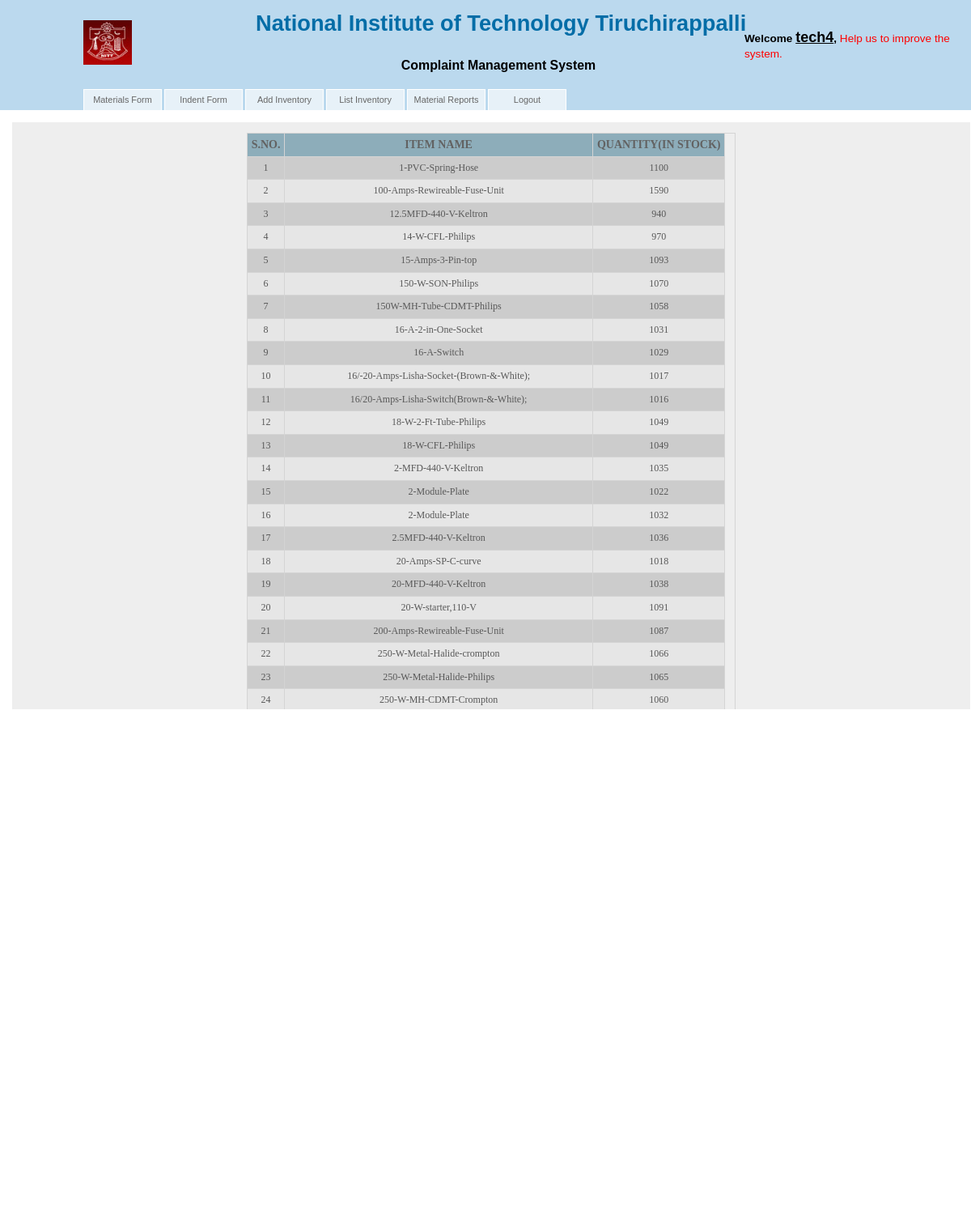
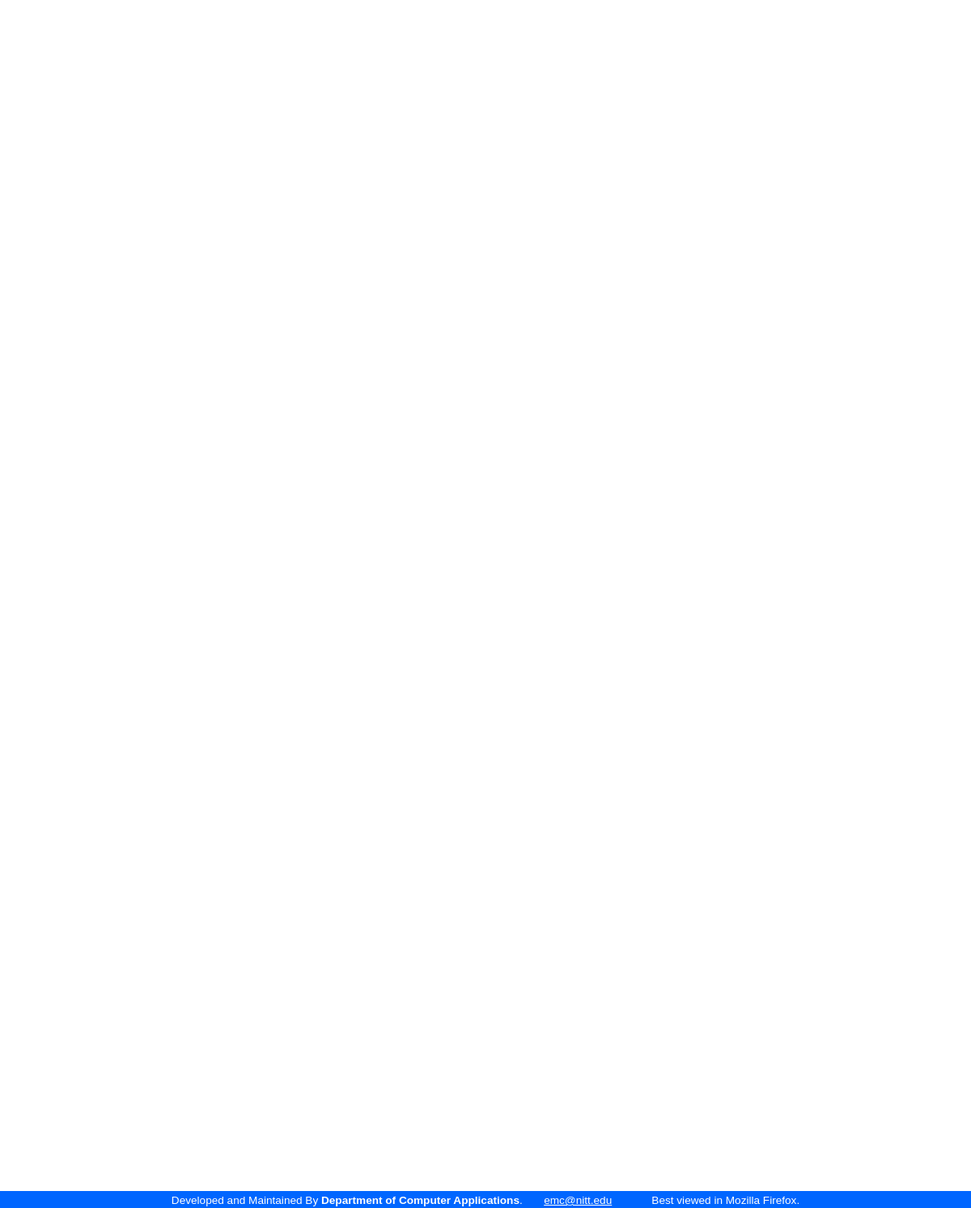
Page /final/listinventory.php (signed in) on the committed database (2 pictures, top to bottom).
### tables this page shows
CREATE TABLE IF NOT EXISTS `inventory` (
  `id` int(10) NOT NULL auto_increment,
  `item` longtext NOT NULL,
  `quantity` int(10) NOT NULL,
  PRIMARY KEY  (`id`)
);

### final/listinventory.php (the view, shortened to what this page needs)
<?php
require_once('conn.php');
?>
<?php
require_once('header.php');
?>
<div id="content">
<div id="right">
<table align="center" width="100%" id="table1" cellpadding="5" cellspacing="5" border="1">
<tr>
<th>S.No.</th>
<th>Item Name</th>
<th>Quantity(In Stock)</th>
</tr>
<?php
	$result=mysql_query("Select item,quantity from inventory order by item",$conn);
	$i=1;
	while($row=mysql_fetch_array($result))
	{
?>
	<tr align="center"<?php if($i%2) { ?> style="background:#CCCCCC" <?php } ?>>
    <td align="center"><?php echo $i++; ?></td>
    <td align="center"><?php echo $row['item'] ?></td>
    <td align="center"><?php echo $row['quantity'] ?></td>
    </tr>
<?php } ?>
</table>
<br>
<br>
</div>
</div>
<?php require_once('footer.php')?>
</body>
</html>

### final/style.css (style rules this page uses)
html,body { margin:0;padding:0 }
body { font: 85%/1.3 TrebuchetMS,Arial,sans-serif; text-align: left;background: #fff;padding-bottom:20px }
#right { float: left; width: 99%; max-height: 700px; min-height: 600px; overflow-y: scroll; overflow-x: scroll; padding: 1em; margin-bottom: 1.2em; background: #eee; text-align: justify; }
#content { font: 95%/1.3 TrebuchetMS,Arial,sans-serif; margin: 0 auto; padding: 15px; background:#fff ; }
#table1 { width:auto; border : 1px solid #D4D4D4; border-top : 1px solid #D4D4D4; border-bottom : 1px solid #D4D4D4; border-collapse : collapse; }
#table1 th { padding : 5px 5px; background:#8DADBA; font-family:verdana; font-size : 14px; text-transform : uppercase; text-align : center; color : #626262; }
#table1 td { padding : 0 5px; }
#table1 tbody td, tbody th { padding : 6px; }
#table1 tbody tr { background-color: #E6E6E6; font-family:verdana; font-size : 12px; text-transform : none; text-align : left; color : #585858; }

### rows in the picture
inventory: item "1-PVC-Spring-Hose", quantity "1100"
inventory: item "100-Amps-Rewireable-Fuse-Unit", quantity "1590"
inventory: item "12.5MFD-440-V-Keltron", quantity "940"
inventory: item "14-W-CFL-Philips", quantity "970"
inventory: item "15-Amps-3-Pin-top", quantity "1093"
inventory: item "150-W-SON-Philips", quantity "1070"
inventory: item "150W-MH-Tube-CDMT-Philips", quantity "1058"
inventory: item "16-A-2-in-One-Socket", quantity "1031"
inventory: item "16-A-Switch", quantity "1029"
inventory: item "16/-20-Amps-Lisha-Socket-(Brown-&-White);", quantity "1017"
inventory: item "16/20-Amps-Lisha-Switch(Brown-&-White);", quantity "1016"
inventory: item "18-W-2-Ft-Tube-Philips", quantity "1049"
inventory: item "18-W-CFL-Philips", quantity "1049"
inventory: item "2-MFD-440-V-Keltron", quantity "1035"
inventory: item "2-Module-Plate", quantity "1022"
inventory: item "2-Module-Plate", quantity "1032"
inventory: item "2.5MFD-440-V-Keltron", quantity "1036"
inventory: item "20-Amps-SP-C-curve", quantity "1018"
inventory: item "20-MFD-440-V-Keltron", quantity "1038"
inventory: item "20-W-starter,110-V", quantity "1091"
inventory: item "200-Amps-Rewireable-Fuse-Unit", quantity "1087"
inventory: item "250-W-Metal-Halide-crompton", quantity "1066"
inventory: item "250-W-Metal-Halide-Philips", quantity "1065"
inventory: item "250-W-MH-CDMT-Crompton", quantity "1060"

### other values in the picture
$user "tech4"
